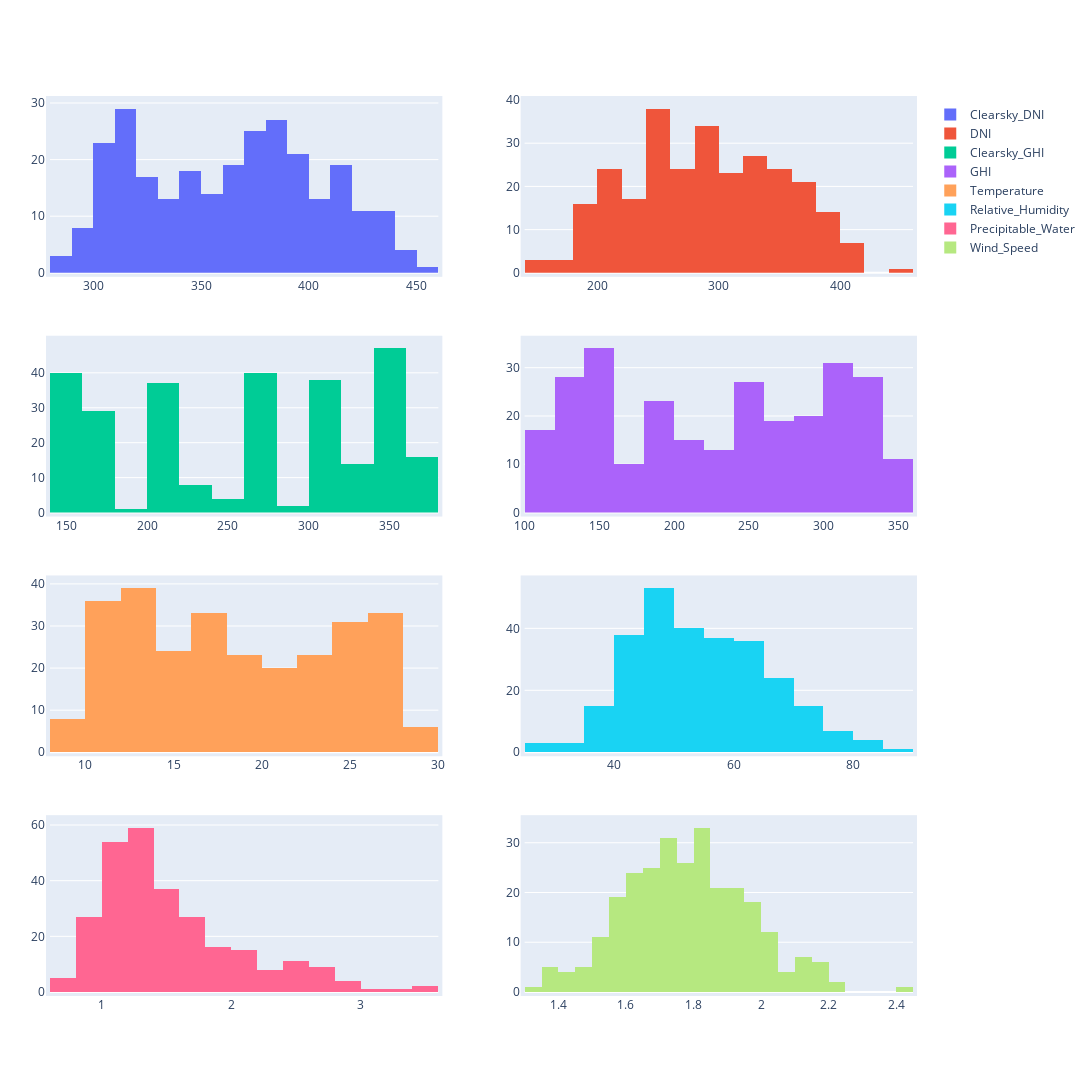

Notebook code for this chart:
### Code cell
df_rs = df_rsm

# begin == 0, end == None -> include all data
begin = 0  # math.ceil(len(df_rs)*.90)
end = None  # math.ceil(len(df_rs) * 0.075)

df_plot = df_rs.iloc[begin:end]

rows, cols = 4, 2
trace = []

fig = make_subplots(rows=4, cols=2)

for idx, column in enumerate(columns):
    trace.append(go.Histogram(x=df_plot[column], name=column))

fig.update_layout(
    autosize=False,
    width=1300,
    height=1200,
    margin=dict(
        l=50,
        r=50,
        b=100,
        t=100,
        pad=4
    ))

fig.append_trace(trace[0], 1, 1)
fig.append_trace(trace[1], 1, 2)
fig.append_trace(trace[2], 2, 1)
fig.append_trace(trace[3], 2, 2)
fig.append_trace(trace[4], 3, 1)
fig.append_trace(trace[5], 3, 2)
fig.append_trace(trace[6], 4, 1)
fig.append_trace(trace[7], 4, 2)

fig.show()

### Figure 1 — Plotly figure (JSON) as saved in the notebook; plotly's stock layout.template omitted (floating-point values rounded to 4 significant figures; data arrays with more than 128 entries replaced by an {"elided": "..."} marker saying what was removed)
{"data": [{"name": "Clearsky_DNI", "type": "histogram", "x": {"elided": "276 float values"}, "xaxis": "x", "yaxis": "y"}, {"name": "DNI", "type": "histogram", "x": {"elided": "276 float values"}, "xaxis": "x2", "yaxis": "y2"}, {"name": "Clearsky_GHI", "type": "histogram", "x": {"elided": "276 float values"}, "xaxis": "x3", "yaxis": "y3"}, {"name": "GHI", "type": "histogram", "x": {"elided": "276 float values"}, "xaxis": "x4", "yaxis": "y4"}, {"name": "Temperature", "type": "histogram", "x": {"elided": "276 float values"}, "xaxis": "x5", "yaxis": "y5"}, {"name": "Relative_Humidity", "type": "histogram", "x": {"elided": "276 float values"}, "xaxis": "x6", "yaxis": "y6"}, {"name": "Precipitable_Water", "type": "histogram", "x": {"elided": "276 float values"}, "xaxis": "x7", "yaxis": "y7"}, {"name": "Wind_Speed", "type": "histogram", "x": {"elided": "276 float values"}, "xaxis": "x8", "yaxis": "y8"}], "layout": {"autosize": false, "height": 1200, "margin": {"b": 100, "l": 50, "pad": 4, "r": 50, "t": 100}, "width": 1300, "xaxis": {"anchor": "y", "autorange": true, "domain": [0, 0.45], "range": [280, 460], "type": "linear"}, "xaxis2": {"anchor": "y2", "autorange": true, "domain": [0.55, 1], "range": [140, 460], "type": "linear"}, "xaxis3": {"anchor": "y3", "autorange": true, "domain": [0, 0.45], "range": [140, 380], "type": "linear"}, "xaxis4": {"anchor": "y4", "autorange": true, "domain": [0.55, 1], "range": [100, 360], "type": "linear"}, "xaxis5": {"anchor": "y5", "autorange": true, "domain": [0, 0.45], "range": [8, 30], "type": "linear"}, "xaxis6": {"anchor": "y6", "autorange": true, "domain": [0.55, 1], "range": [25, 90], "type": "linear"}, "xaxis7": {"anchor": "y7", "autorange": true, "domain": [0, 0.45], "range": [0.6, 3.6], "type": "linear"}, "xaxis8": {"anchor": "y8", "autorange": true, "domain": [0.55, 1], "range": [1.3, 2.45], "type": "linear"}, "yaxis": {"anchor": "x", "autorange": true, "domain": [0.8063, 1], "range": [0, 30.53]}, "yaxis2": {"anchor": "x2", "autorange": true, "domain": [0.8063, 1], "range": [0, 40]}, "yaxis3": {"anchor": "x3", "autorange": true, "domain": [0.5375, 0.7312], "range": [0, 49.47]}, "yaxis4": {"anchor": "x4", "autorange": true, "domain": [0.5375, 0.7312], "range": [0, 35.79]}, "yaxis5": {"anchor": "x5", "autorange": true, "domain": [0.2687, 0.4625], "range": [0, 41.05]}, "yaxis6": {"anchor": "x6", "autorange": true, "domain": [0.2687, 0.4625], "range": [0, 55.79]}, "yaxis7": {"anchor": "x7", "autorange": true, "domain": [0, 0.1938], "range": [0, 62.11]}, "yaxis8": {"anchor": "x8", "autorange": true, "domain": [0, 0.1938], "range": [0, 34.74]}}}
